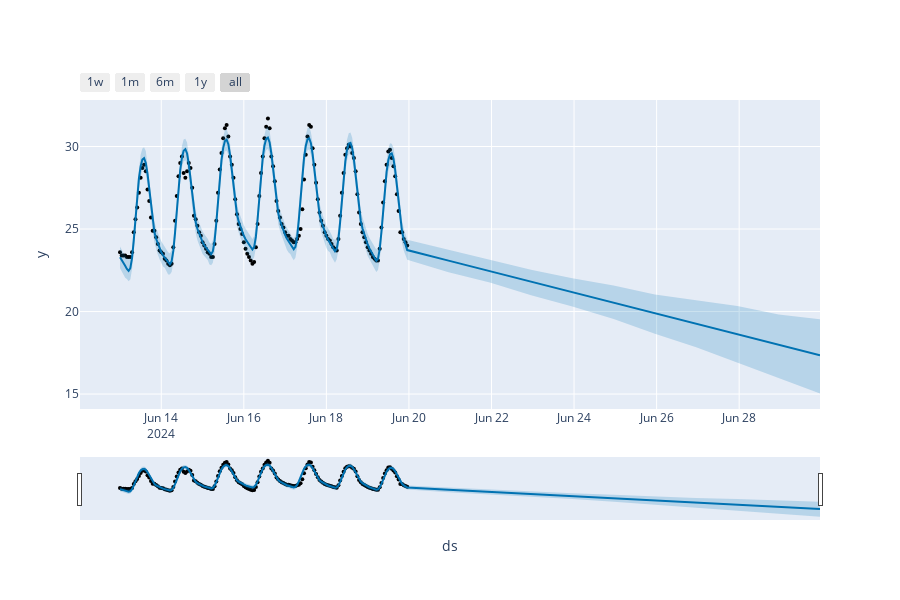

Here is the notebook cell this chart was saved with:
### Code cell
from prophet.plot import plot_plotly
plot_plotly(m,forecast)

### Figure 1 — Plotly figure (JSON) as saved in the notebook; plotly's stock layout.template omitted (floating-point values rounded to 4 significant figures; data arrays with more than 128 entries replaced by an {"elided": "..."} marker saying what was removed)
{"data": [{"marker": {"color": "black", "size": 4}, "mode": "markers", "name": "Actual", "type": "scatter", "x": {"elided": "168 str values"}, "y": {"elided": "168 float values"}}, {"hoverinfo": "skip", "line": {"width": 0}, "mode": "lines", "type": "scatter", "x": {"elided": "178 str values"}, "y": {"elided": "178 float values"}}, {"fill": "tonexty", "fillcolor": "rgba(0, 114, 178, 0.2)", "line": {"color": "#0072B2", "width": 2}, "mode": "lines", "name": "Predicted", "type": "scatter", "x": {"elided": "178 str values"}, "y": {"elided": "178 float values"}}, {"fill": "tonexty", "fillcolor": "rgba(0, 114, 178, 0.2)", "hoverinfo": "skip", "line": {"width": 0}, "mode": "lines", "type": "scatter", "x": {"elided": "178 str values"}, "y": {"elided": "178 float values"}}], "layout": {"height": 600, "showlegend": false, "width": 900, "xaxis": {"rangeselector": {"buttons": [{"count": 7, "label": "1w", "step": "day", "stepmode": "backward"}, {"count": 1, "label": "1m", "step": "month", "stepmode": "backward"}, {"count": 6, "label": "6m", "step": "month", "stepmode": "backward"}, {"count": 1, "label": "1y", "step": "year", "stepmode": "backward"}, {"step": "all"}]}, "rangeslider": {"visible": true}, "title": {"text": "ds"}, "type": "date"}, "yaxis": {"title": {"text": "y"}}}}
